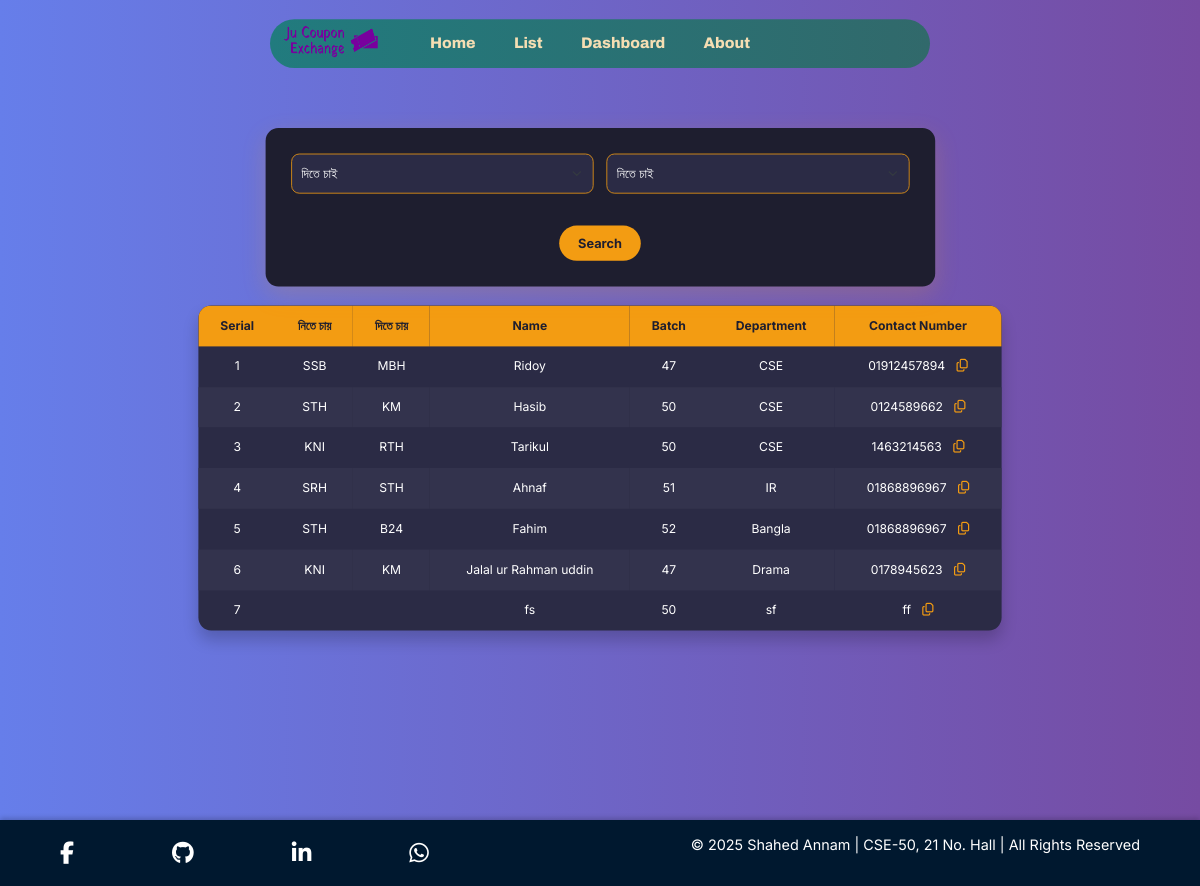
Screenshot of /list/ (signed in) with the database file from the repository.
### exchange/models.py (models this page shows, shortened)
class Student(models.Model):
    id = models.AutoField(primary_key=True)
    name  = models.CharField(max_length=50)
    dept = models.CharField(max_length=50)
    batch = models.IntegerField()
    roll = models.IntegerField()
    number = models.CharField(max_length=50)
    message = models.TextField()
    allotedHall = models.CharField(max_length=50)
    desiredHall = models.CharField(max_length=50)
    class Meta:
        unique_together = ('batch', 'roll')

### exchange/views.py (the view)
# urls.py: path('list/',views.list,name='list'),
def list(request):
    alloted_hall_filter = request.GET.get('allotedHall',None)
    desired_hall_filter = request.GET.get('desiredHall',None)
    students = Student.objects.all()
    if alloted_hall_filter:
        students = students.filter(allotedHall=desired_hall_filter)
    if desired_hall_filter:
        students = students.filter(desiredHall=alloted_hall_filter)
    if not request.session.get('is_authenticated'):
        return render(request, 'list.html', {'is_blurred': True,'students': students})
    return render(request, 'list.html', {'students': students})

### exchange/templates/list.html (shortened to what this page needs)
{% extends "basic.html" %}
{% load static %}
{% block head %}
<link rel="stylesheet" href="https://cdnjs.cloudflare.com/ajax/libs/font-awesome/6.5.0/css/all.min.css">
<link rel="stylesheet" href="{% static 'styleList.css' %}">
{% endblock %}
{% block body %}
<div id="content" class="{% if is_blurred %}blurred{% endif %}">
    <form action="/list/" class="container w-75">
        <div class="row g-3">
            <div class="col-md-6">
                <select class="form-select" name="allotedHall" id="allotedHall">
                    <option value="">দিতে চাই</option>
                </select>
            </div>
            <div class="col-md-6">
                <select class="form-select" name="desiredHall" id="desiredHall">
                    <option value="">নিতে চাই</option>
                </select>
            </div>
            <div class="col-12 text-center">
                <button type="submit" class="btn btn-primary">Search</button>
            </div>
        </div>
    </form>
    <table class="styled-table mt-4">
        <thead>
            <tr>
                <th>Serial</th>
                <th>নিতে চায়</th>
                <th>দিতে চায়</th>
                <th>Name</th>
                <th>Batch</th>
                <th>Department</th>
                <th>Contact Number</th>
            </tr>
        </thead>
        <tbody>
            {% for student in students %}
            <tr>
                <td>{{ forloop.counter }}</td>
                <td>{{ student.desiredHall }}</td>
                <td>{{ student.allotedHall }}</td>
                <td>{{ student.name }}</td>
                <td>{{ student.batch }}</td>
                <td>{{ student.dept }}</td>
                <td>
                    {{ student.number }}
                    <i class="fa-regular fa-copy copy-icon" onclick="copyToClipboard('{{ student.number }}', this)" title="Copy"></i>
                </td>
            </tr>
            {% empty %}
            <tr><td colspan="7" class="text-center">No matching coupon requests right now.
                Stay tuned! <br> New requests are added frequently. Please check again shortly.</td></tr>
            {% endfor %}
        </tbody>
    </table>
</div>
{% endblock %}

### exchange/static/styleList.css (style rules this page uses)
body { font-family: 'Inter', sans-serif; background: linear-gradient(to right, #667eea, #764ba2); color: #f0f0f0; margin: 0; padding: 0; min-height: 100vh; }
#content { padding-top: 10rem; }
.container.w-75 { background: #1e1e2f; border-radius: 16px; box-shadow: 0 10px 30px rgba(243, 156, 18, 0.2); padding: 2rem; color: #fff; position: relative; z-index: 1; }
.form-select { padding: 12px; font-size: 1rem; border-radius: 10px; border: 1px solid #f39c12; background-color: #2b2b45; color: #fff; }
.btn-primary { background: #f39c12; color: #1e1e2f; font-weight: 700; border-radius: 30px; padding: 10px 24px; margin: 1.5rem auto 0; display: block; border: none; transition: all 0.3s ease; }
.styled-table { width: 90%; margin: 2rem auto; border-collapse: collapse; border-radius: 16px; overflow: hidden; font-size: 0.95rem; background: #2b2b45; color: #fff; box-shadow: 0 12px 20px rgba(0, 0, 0, 0.2); }
.styled-table thead { background-color: #f39c12; color: #1e1e2f; text-align: center; }
.styled-table th, .styled-table td { padding: 14px 16px; text-align: center; }
.styled-table tbody tr:nth-child(even) { background-color: #33334d; }
.copy-icon { margin-left: 10px; color: #f39c12; cursor: pointer; font-size: 1rem; transition: 0.3s ease; }

### rows the page displays
Student: desiredHall "SSB", allotedHall "MBH", name "Ridoy", batch "47", dept "CSE", number "01912457894"
Student: desiredHall "STH", allotedHall "KM", name "Hasib", batch "50", dept "CSE", number "0124589662"
Student: desiredHall "KNI", allotedHall "RTH", name "Tarikul", batch "50", dept "CSE", number "1463214563"
Student: desiredHall "SRH", allotedHall "STH", name "Ahnaf", batch "51", dept "IR", number "01868896967"
Student: desiredHall "STH", allotedHall "B24", name "Fahim", batch "52", dept "Bangla", number "01868896967"
Student: desiredHall "KNI", allotedHall "KM", name "Jalal ur Rahman uddin", batch "47", dept "Drama", number "0178945623"
Student: name "fs", batch "50", dept "sf", number "ff"
